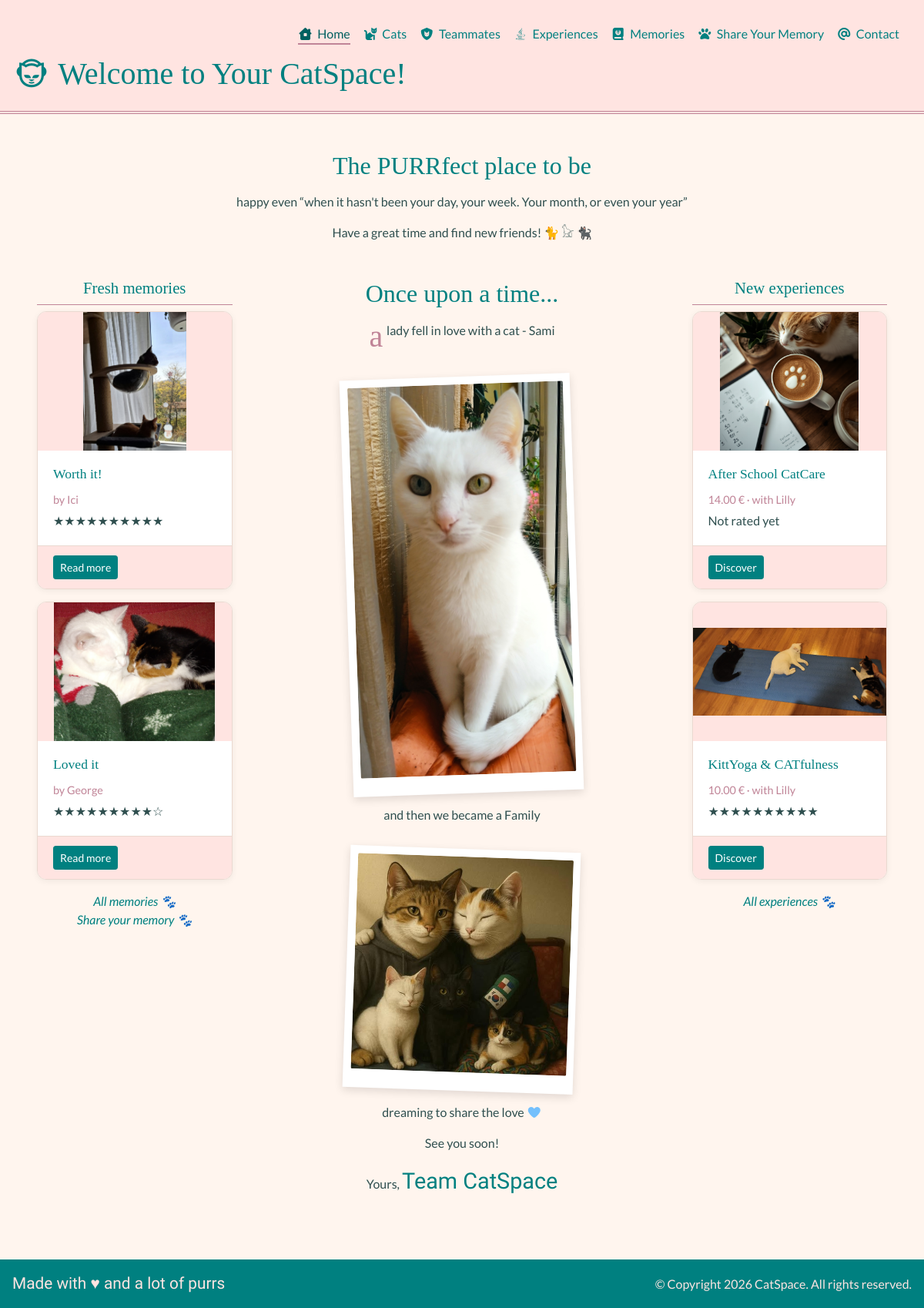
The page / on the database its author committed.
### memories/models.py (models this page shows, shortened)
class Memory(TimeStampMixin):
    title = models.CharField(max_length=30)
    author = models.CharField(max_length=30)
    description = models.TextField(blank=True)
    image = models.ImageField(upload_to="memories/", null=True, blank=True)
    rating = models.PositiveSmallIntegerField(validators=[MinValueValidator(1), MaxValueValidator(10)],
                                              null=True, blank=True)
    experience = models.ForeignKey("experiences.Experience", on_delete=models.SET_NULL, related_name="memories",
                                   null=True, blank=True)
    cats = models.ManyToManyField("cats.Cat", related_name="memories", blank=True)
    class Meta:
        ordering = ["-updated_at"]
    def get_absolute_url(self):
        return reverse("memories:detail", kwargs={"pk": self.pk})

### cats/models.py (models this page shows, shortened)
class Cat(TimeStampMixin):
    class FurChoice(models.TextChoices):
        BLACK = "Black", "Black"
        WHITE = "White", "White"
        GINGER = "Ginger", "Ginger"
        GRAY = "Gray", "Gray"
        TABBY = "Tabby", "Tabby"
        TUXEDO= "Tuxedo", "Tuxedo"
        CALICO = "Calico", "Calico"
        OTHER = "Other", "Other"
    class EyesChoice(models.TextChoices):
        BLUE = "Blue", "Blue"
        GREEN = "Green", "Green"
        YELLOW = "Yellow", "Yellow"
        ORANGE = "Orange", "Orange"
        HETEROCHROMIA = "Heterochromia", "Heterochromia"
        OTHER = "Other", "Other"
    name = models.CharField(max_length=30, unique=True)
    description = models.TextField(blank=True)
    birthday = models.DateField(blank=True, null=True, validators=[validate_birthday])
    image_url = models.URLField(blank=True, null=True)
    eyes = models.CharField(choices=EyesChoice.choices, max_length=20)
    fur = models.CharField(choices=FurChoice.choices, max_length=20)
    is_long_haired = models.BooleanField(default=False, blank=True)
    class Meta:
        ordering = ["created_at"]

### experiences/models.py (models this page shows, shortened)
class Experience(TimeStampMixin):
    name = models.CharField(max_length=30, unique=True)
    description = models.TextField(blank=True)
    cover_image_url = models.URLField(null=True, blank=True)
    price = models.DecimalField(max_digits=5, decimal_places=2, validators=[MinValueValidator(0)])
    teammate = models.ForeignKey("teammates.Teammate", on_delete=models.SET_NULL, null=True, blank=True,
                                 related_name="experiences")
    is_available = models.BooleanField(default=True, blank=True)
    slug = models.SlugField(blank=True, unique=True)
    class Meta:
        ordering = ["-updated_at"]
    def __str__(self) -> str:
        return self.name

### teammates/models.py (models this page shows)
class Teammate(TimeStampMixin):
    name = models.CharField(max_length=30)
    description = models.TextField(blank=True)
    email = models.EmailField(max_length=100, unique=True)
    phone = PhoneNumberField(region="BG", blank=True, null=True)
    image_url = models.URLField(blank=True, null=True)
    username = models.CharField(max_length=30, unique=True, validators=[RegexValidator(r"^\w+\Z")])
    def __str__(self) -> str:
        return self.name
    class Meta:
        ordering = ["created_at"]

### catspace/views.py (the view)
# urls.py: 2. Add a URL to urlpatterns:  path('', Home.as_view(), name='home')
class Home(TemplateView):
    template_name = "common/home.html"
    def get_context_data(self, **kwargs):
        context = super().get_context_data(**kwargs)
        context["first_cat"] = Cat.objects.first()
        context["recent_top_memories"] = Memory.objects.filter(Q(rating__gte=8) | Q(rating__isnull=True))[:2]
        context["latest_top_experiences"] = Experience.objects.select_related("teammate").annotate(
            avg_rating=Avg("memories__rating")).filter(Q(avg_rating__gte=8) | Q(avg_rating__isnull=True),
                                                       is_available=True).order_by("-updated_at")[:2]
        return context

### memories/templatetags/memory_extras.py (called while the page is built)
@register.filter
def stars(value):
    max_stars = 10
    if not value:
        return "Not rated yet"
    value = round(float(value))
    return "★" * value + "☆" * (max_stars - value)

### templates/common/home.html
{% extends "base.html" %}
{% load memory_extras %}
{% load static %}
{% block content %}
    <section class="intro">
        <h2>The PURRfect place to be</h2>
        <p>happy even <q>when it hasn't been your day, your week. Your month, or even your year</q></p>
        <p>Have a great time and find new friends! &#128008; &#78048; &#128008;&#8205;&#11035;</p>
    </section>
    <div class="row">
        <aside class="col-lg-3 order-2 order-lg-1 home-side">
            <h3 class="side-heading">Fresh memories</h3>
            {% for memory in recent_top_memories %}
                <article class="card home-card mb-3">
                    {% if memory.image %}
                        <img src="{{ memory.image.url }}" alt="{{ memory.title }}" class="card-img-top">
                    {% else %}
                        <div class="card-img-placeholder"><i class="fa-solid fa-paw"></i></div>
                    {% endif %}
                    <div class="card-body">
                        <h4 class="card-title">{{ memory.title }}</h4>
                        <p class="card-meta mb-1">by {{ memory.author }}</p>
                        <p class="mb-0">{{ memory.rating|stars }}</p>
                    </div>
                    <div class="card-footer">
                        <a class="btn btn-primary btn-sm" href="{{ memory.get_absolute_url }}">Read more</a>
                    </div>
                </article>
            {% empty %}
                <p class="card-meta">No memories yet... be the first one to share!</p>
            {% endfor %}
            <a class="side-link" href="{% url 'memories:list' %}">All memories &#128062;</a>
            <a class="side-link" href="{% url 'memories:create' %}">Share your memory &#128062;</a>
        </aside>
        <section class="story col-lg-6 order-1 order-lg-2">
            <h2>Once upon a time...</h2>
            <p class="drop-cap">a lady fell in love with a cat - {{ first_cat.name|default:"Sami" }}</p>
            <div>
                <figure class="polaroid">
                    {% if first_cat.image_url %}
                        <img src="{{ first_cat.image_url }}" alt="First Cat">
                    {% else %}
                        <img src="{% static 'images/sami.jpg' %}" alt="Sami The First">
                    {% endif %}
                </figure>
            </div>
            <p>and then we became a Family</p>
            <div>
                <figure class="polaroid tilt-right">
                    <img src="{% static 'images/family.jpg' %}" alt="Cat Family">
                </figure>
            </div>
            <p>dreaming to share the love <i class="fa-solid fa-heart" style="color: rgb(116, 192, 252);"></i></p>
            <p>See you soon!</p>
            <span>Yours,</span>
            <a href="{% url 'teammates:list' %}" class="signature">Team CatSpace</a>
        </section>
        <aside class="col-lg-3 order-3 home-side">
            <h3 class="side-heading">New experiences</h3>
            {% for experience in latest_top_experiences %}
                <article class="card home-card mb-3">
                    {% if experience.cover_image_url %}
                        <img src="{{ experience.cover_image_url }}" alt="{{ experience }}" class="card-img-top">
                    {% else %}
                        <div class="card-img-placeholder"><i class="fa-solid fa-mug-hot"></i></div>
                    {% endif %}
                    <div class="card-body">
                        <h4 class="card-title">{{ experience }}</h4>
                        <p class="card-meta mb-1">{{ experience.price }} &euro;
                            {% if experience.teammate %}&middot; with {{ experience.teammate }}{% endif %}</p>
                        <p class="mb-0">{{ experience.avg_rating|stars }}</p>
                    </div>
                    <div class="card-footer">
                        <a class="btn btn-primary btn-sm" href="{% url 'experiences:detail' experience.slug %}">Discover</a>
                    </div>
                </article>
            {% empty %}
                <p class="card-meta">New a-meow-ing experiences are coming soon...</p>
            {% endfor %}
            <a class="side-link" href="{% url 'experiences:list' %}">All experiences &#128062;</a>
        </aside>
    </div>
{% endblock %}

### static/css/styles.css (style rules this page uses)
:root { --teal: teal; --teal-dark: #006060; --rose: mistyrose; --paper: seashell; --dusty-rose: #c08497; --ink: darkslategray; --card-border: #ead9d0; --danger: #b5525c; }
body { background-color: var(--paper); font-family: 'Lato', sans-serif; color: var(--ink); }
h1, h2, h3, h4, h5 { font-family: 'Playfair Display', serif; color: var(--teal); }
h2 { margin-bottom: 1rem; }
a { color: var(--teal); }
img { border-radius: 10px; max-width: 100%; }
.btn-primary { background-color: var(--teal); border-color: var(--teal); }
.card { background-color: white; border: 1px solid var(--card-border); border-radius: 12px; box-shadow: 0 2px 8px rgba(0, 0, 0, 0.06); overflow: hidden; transition: transform 0.2s ease, box-shadow 0.2s ease; }
.card-header, .card-footer { background-color: var(--rose); border-color: var(--card-border); }
.card-title { font-size: 1.4rem; }
.card-img-top { width: 100%; height: 300px; object-fit: contain; background-color: var(--rose); border-radius: 0; }
.card-meta { font-size: 0.9rem; color: var(--dusty-rose); }
.intro { text-align: center; margin-bottom: 3rem; }
.story { text-align: center; margin-bottom: 2rem; }
.home-side { margin-bottom: 2rem; }
.side-heading { font-size: 1.3rem; text-align: center; padding-bottom: 0.5rem; border-bottom: 1px solid var(--dusty-rose); }
.home-card .card-img-top, .home-card .card-img-placeholder { height: 180px; font-size: 3rem; }
.home-card .card-title { font-size: 1.1rem; }
.side-link { display: block; text-align: center; font-style: italic; }
.story .drop-cap::first-letter { font-family: 'Playfair Display', serif; font-size: 2.5rem; color: var(--dusty-rose); float: left; line-height: 1; margin-right: 0.3rem; }
.story .drop-cap { text-align: left; display: inline-block; }
.polaroid { display: inline-block; background-color: white; padding: 0.6rem 0.6rem 1.5rem; margin: 1rem; box-shadow: 0 4px 12px rgba(0, 0, 0, 0.12); transform: rotate(-2deg); }
.polaroid.tilt-right { transform: rotate(2deg); }
.polaroid img { width: 280px; border-radius: 2px; }
.signature { font-family: 'Dancing Script', cursive; font-size: 1.8rem; }

### rows shown on the page
Memory: image (picture), title "Worth it!", author "Ici", rating|stars "★★★★★★★★★★"
Memory: image (picture), title "Loved it", author "George", rating|stars "★★★★★★★★★☆"
Cat: name "Sami", image_url (picture)
Experience: cover_image_url (picture), name "After School CatCare", price "14.00", teammate "Lilly", avg_rating|stars "Not rated yet"
Experience: cover_image_url (picture), name "KittYoga & CATfulness", price "10.00", teammate "Lilly", avg_rating|stars "★★★★★★★★★★"
